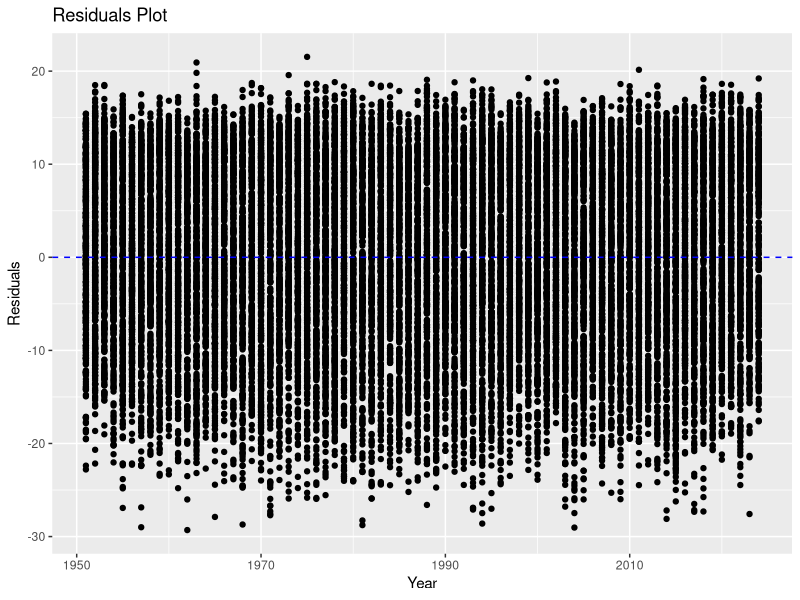
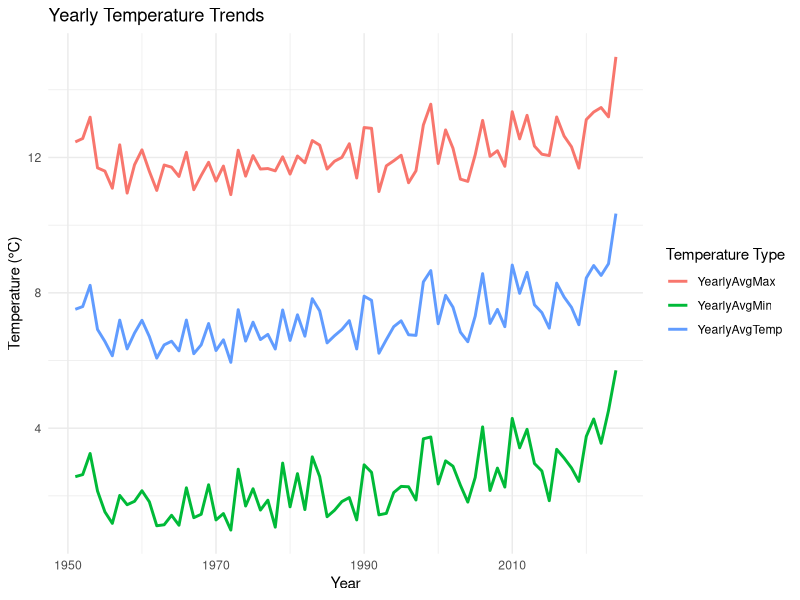
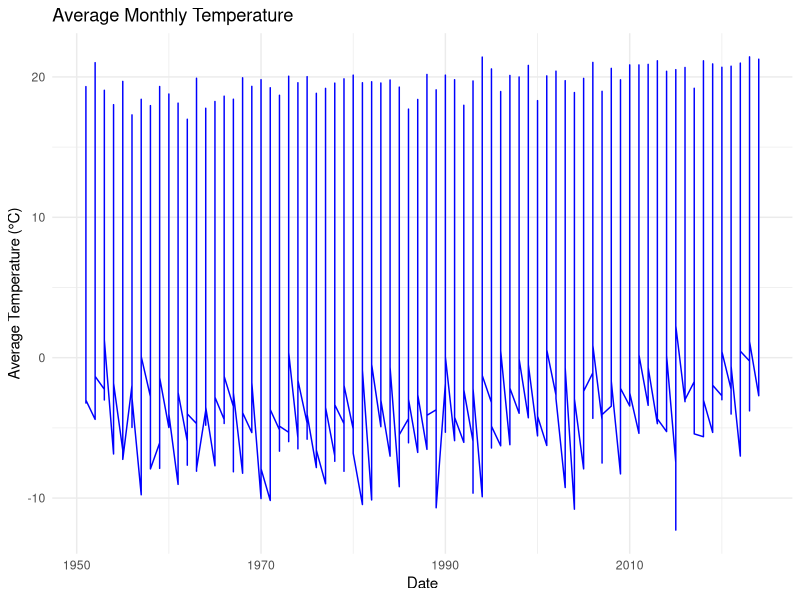
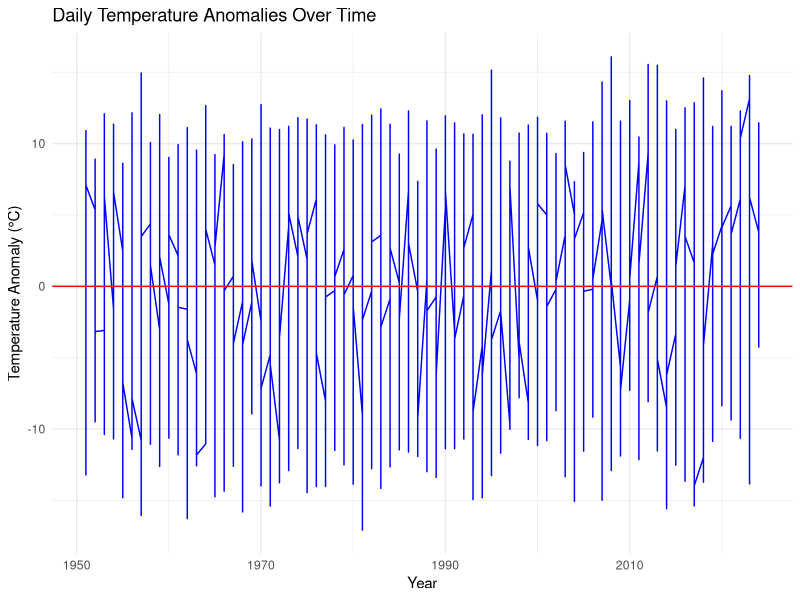

Write R code to recreate these figures, in order. (Note: this script raises an error after producing the figures.)
## Create data visualizations from NOAA climate data


#---------------------------------------------#
####        Load Required Packages         ####
#---------------------------------------------#

library(tidyverse)
library(dplyr)
library(ggplot2)

#-----------------------#
####    Read Data    ####
#-----------------------#

#Reading in CSV as a tibble
noaa.data <- read.csv("data/nClimGrid_daily_clean.csv") %>%
  as_tibble()

#-----------------------#
####    Data Manip   ####
#-----------------------#

#average.year.temp <- noaa.data %>%
 # group_by(year) %>%
 # summarize(AvgTemp = mean(tmean))

#### perform linear regression for temperature over time----------------
# source: https://rpubs.com/zmalesker2/1139127

LR <- lm(tmean ~ year, data = noaa.data)

summary(LR)

#plotting the residuals

ResidualsPlot <- 
  ggplot(noaa.data, aes(x = year, y = residuals(LR))) +
  geom_point() +
  geom_hline(yintercept = 0, linetype = "dashed", color = "blue") + 
  labs(title = "Residuals Plot",
       x = "Year",
       y = "Residuals")


print(ResidualsPlot)


#### Temperature trends over time ------------------------------

#yearly temperature trends
yearly_data <- noaa.data %>%
  group_by(year) %>% 
  summarize(YearlyAvgTemp = mean(tmean, na.rm = TRUE),
            YearlyAvgMax = mean(tmax, na.rm = TRUE),
            YearlyAvgMin = mean(tmin, na.rm = TRUE))

# Reshape data to long format for easier plotting
yearly_data_long <- yearly_data %>%
  pivot_longer(cols = c(YearlyAvgTemp, YearlyAvgMax, YearlyAvgMin),
               names_to = "TemperatureType",
               values_to = "Temperature")

#plot yearly temp data - average, max, and min
ggplot(yearly_data_long, aes(x = year, y = Temperature, color = TemperatureType)) +
  geom_line(size = 1) +
  labs(title = "Yearly Temperature Trends",
       x = "Year",
       y = "Temperature (°C)",
       color = "Temperature Type") +
  theme_minimal()


#plot yearly temperature trends
#ggplot(yearly_data, aes(x = as.numeric(year), y = YearlyAvgTemp)) +
 # geom_line(color = "blue") +
 # labs(title = "Average Yearly Temperature",
  #     x = "Year",
  #     y = "Average Temperature (°F)") +
#  theme_minimal()


#monthly temperature trends
monthly_data <- noaa.data %>%
  group_by(year, month) %>%
  summarize(MonthlyAvgTemp = mean(tmean, na.rm = TRUE)) 

#monthly_data <- noaa.data %>%
 # mutate(YearMonth = format(date, "%Y-%m" )) %>% 
#  group_by(YearMonth) %>%
#  summarize(MonthlyAvgTemp = mean(tmean, na.rm = TRUE)) %>% 
  
#plot monthly temperature trends
ggplot(monthly_data, aes(x = as.numeric(year), y = MonthlyAvgTemp)) +
  geom_line(color = "blue") +
  labs(title = "Average Monthly Temperature",
       x = "Date",
       y = "Average Temperature (°C)") +
  theme_minimal()



# Temperature anomalies --------------------------------------------

# Check and convert the Date column to Date format
noaa.data$date <- as.Date(noaa.data$date)

# extract day of year
new.noaa.data <- noaa.data %>%
 mutate(DayOfYear = format(date, "%j"))

# baseline as the average temperature per day across years
daily.baseline <- new.noaa.data %>%
  group_by(DayOfYear) %>%
  summarize(BaselineTemp = mean(tmean, na.rm = TRUE))

# join the baseline with the original data
new.noaa.data <- new.noaa.data %>%
  left_join(daily.baseline, by = "DayOfYear")

# calculate the daily temperature anomaly
new.noaa.data  <- new.noaa.data %>%
  mutate(TempAnomaly = tmean - BaselineTemp)

# visualize the anomalies over time

ggplot(new.noaa.data , aes(x = year, y = TempAnomaly)) +
  geom_line(color = "blue") +
  geom_hline(yintercept = 0, linetype = "solid", color = "red") +
  labs(title = "Daily Temperature Anomalies Over Time",
       x = "Year", y = "Temperature Anomaly (°C)") +
  theme_minimal()



# Calculate a baseline average temperature

# baseline as the average temperature per month across years
monthly_data <- noaa.data %>%
  group_by(year, month) %>%
  summarize(MonthlyAvgTemp = mean(tmean, na.rm = TRUE))

# Calculate baseline monthly average temperature
monthly_baseline <- monthly_data %>%
  group_by(month) %>%
  summarize(BaselineTemp = mean(MonthlyAvgTemp, na.rm = TRUE))

# Join baseline with original data
monthly_data <- monthly_data %>%
  left_join(monthly_baseline, by = "month")

# Calculate the monthly temperature anomaly
monthly_data <- monthly_data %>%
  mutate(TempAnomaly = MonthlyAvgTemp - BaselineTemp)

# visualize the anomalies over time using ggplot2
ggplot(new.monthly.data, aes(x = year, y = TempAnomaly)) +
  geom_line(color = "blue") +
  geom_hline(yintercept = 0, linetype = "solid", color = "red") +
  labs(title = "Monthly Temperature Anomalies Over Time",
       x = "year", y = "Temperature Anomaly (°C)") +
  theme_minimal()


#attempting this - https://www.youtube.com/watch?v=DrNQMaIVEVo 

new.monthly.data <- monthly_data %>% 
  mutate(month = as.numeric(month),
         year = as.numeric(year),
         month = month.abb[month],
         month = factor(month, levels = month.abb))



new.monthly.data %>% 
  ggplot(aes(x = month, y = TempAnomaly, group = year)) + 
  geom_line()
